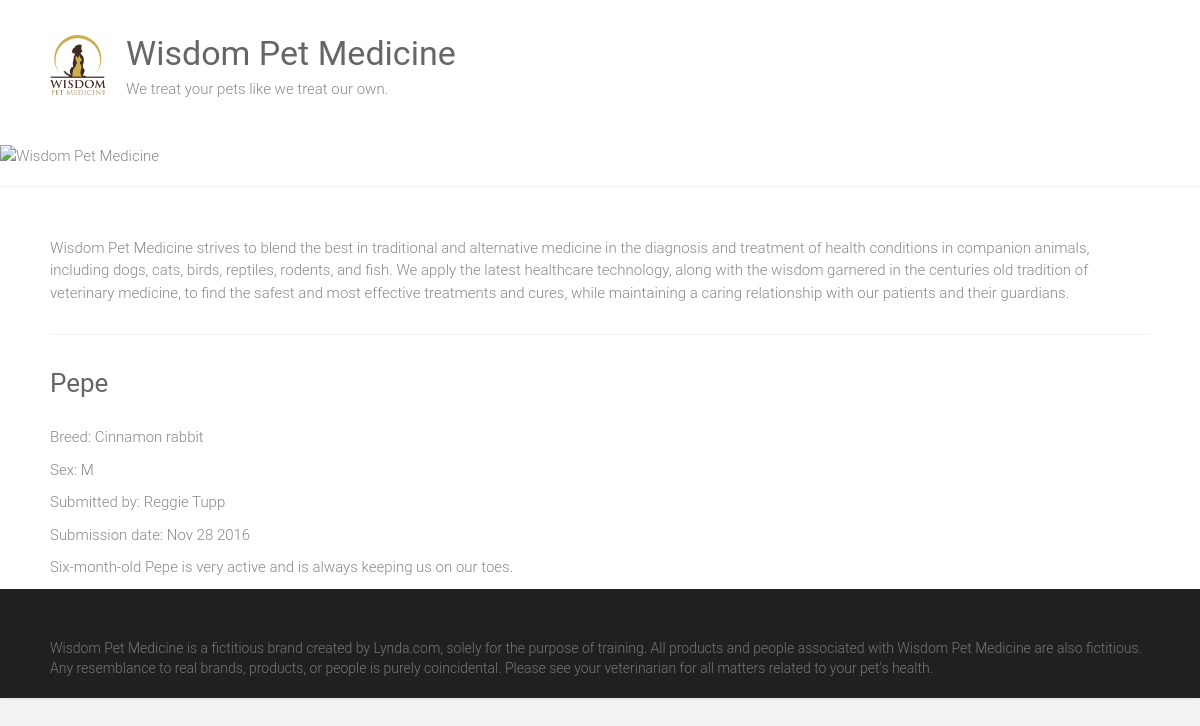
The app's page /adoptions/1 with its own data.
### microservice1/models.py (models this page shows)
class Pet(models.Model):
    SEX_CHOICES = [
        ('M', 'Male'),
        ('F', 'Female')
    ]
    name = models.CharField(max_length=100)
    submitter = models.CharField(max_length=100)
    spaces = models.CharField(max_length=30)
    breed = models.CharField(max_length=30, blank=True)
    description = models.TextField()
    sex = models.CharField(choices=SEX_CHOICES, max_length=1, blank=True)
    submission_date = models.DateTimeField()
    ages = models.IntegerField(null=True)
    vaccination = models.ManyToManyField('Vaccine', blank=True)

### microservice1/views.py (the view)
# urls.py: path('adoptions/<int:id>', views.pet_detail, name='pet_detail'),
def pet_detail(request, id):
    try:
        pet = Pet.objects.get(id=id)
    except Pet.DoesNotExist:
        raise Http404(f"Pet Not Found {id}")
    return render(request, 'pet_detail.html', {'pet': pet})

### microservice1/templates/pet_detail.html (shortened to what this page needs)
{% extends "base.html" %}
{% block content %}
<div>
  <h3>{{ pet.name|capfirst }}</h3>
  {% if pet.breed %}
    <p>Breed: {{ pet.breed }}</p>
  {% endif %}
  {% if pet.sex %}
    <p>Sex: {{ pet.sex }}</p>
  {% endif %}
  <p>Submitted by: {{ pet.submitter }}</p>
  <p>Submission date: {{ pet.submission_date|date:"M d Y" }}</p>
  <p>{{ pet.description }}</p>
</div>
{% endblock %}

### static/style.css (style rules this page uses)
html, body, div, span, applet, object, iframe, h1, h2, h3, h4, h5, h6, p, blockquote, pre, a, abbr, acronym, address, big, cite, code, del, dfn, em, font, ins, kbd, q, s, samp, small, strike, strong, sub, sup, tt, var, dl, dt, dd, ol, ul, li, fieldset, form, label, legend, table, caption, tbody, tfoot, thead, tr, th, td { border: 0; font: inherit; font-size: 100%; font-style: inherit; font-weight: inherit; margin: 0; outline: 0; padding: 0; vertical-align: baseline; }
html { overflow-y: scroll; -webkit-text-size-adjust: 100%; -ms-text-size-adjust: 100%; }
h1, h2, h3, h4, h5, h6 { color: #666666; line-height: 1.4; padding-bottom: 15px; font-weight: normal; }
h3 { font-size: 26px; }
body, button, input, select, textarea { color: #888888; font-size: 15px; line-height: 1.5; font-family: 'Roboto', sans-serif; font-weight: 300; }
p { color: #888888; font-size: 15px; line-height: 1.5; margin-bottom: 15px; font-weight: 300; }
body { background: #f2f2f2; }
body { padding-top: 30px; padding-bottom: 30px; }
body.wide { padding-top: 0; padding-bottom: 0; }
.single-page p { margin-bottom: 10px; }

### records on screen
Pet: name "Pepe", breed "Cinnamon rabbit", sex "M", submitter "Reggie Tupp", submission_date "Nov 28 2016", description "Six-month-old Pepe is very active and is always keeping us on our toes."
